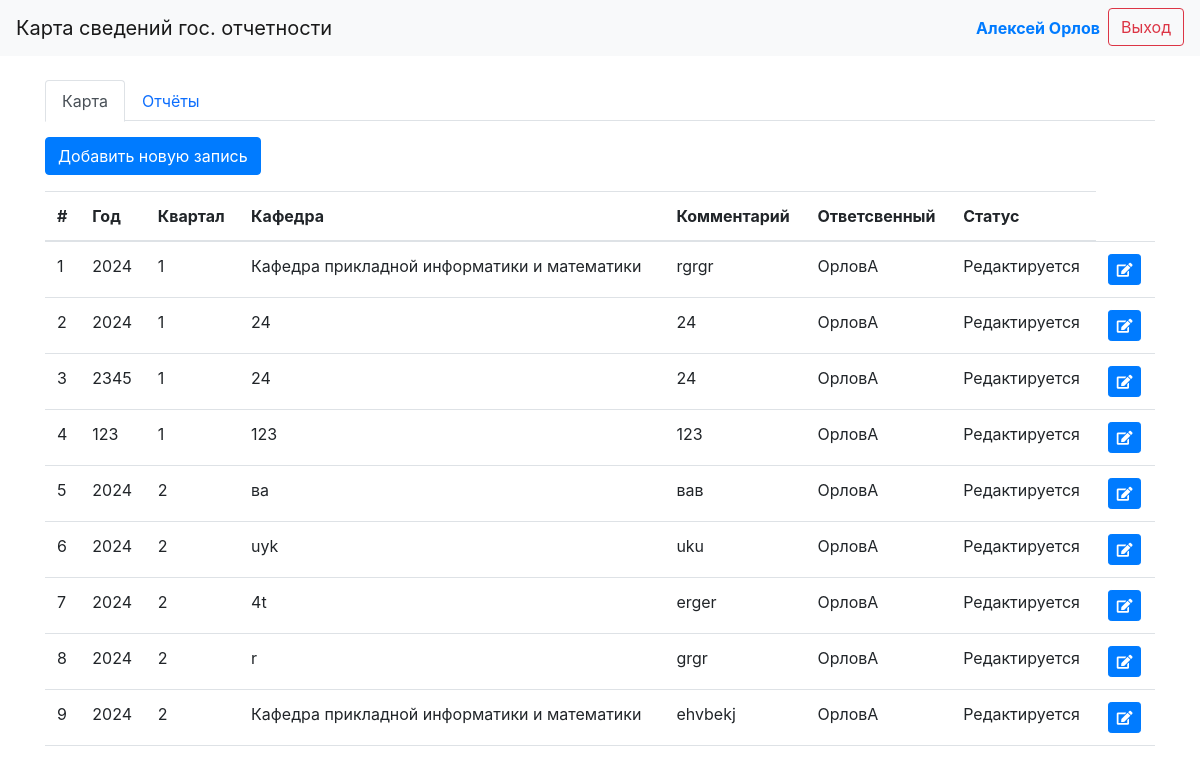
The app's page /home/ (signed in), older data.
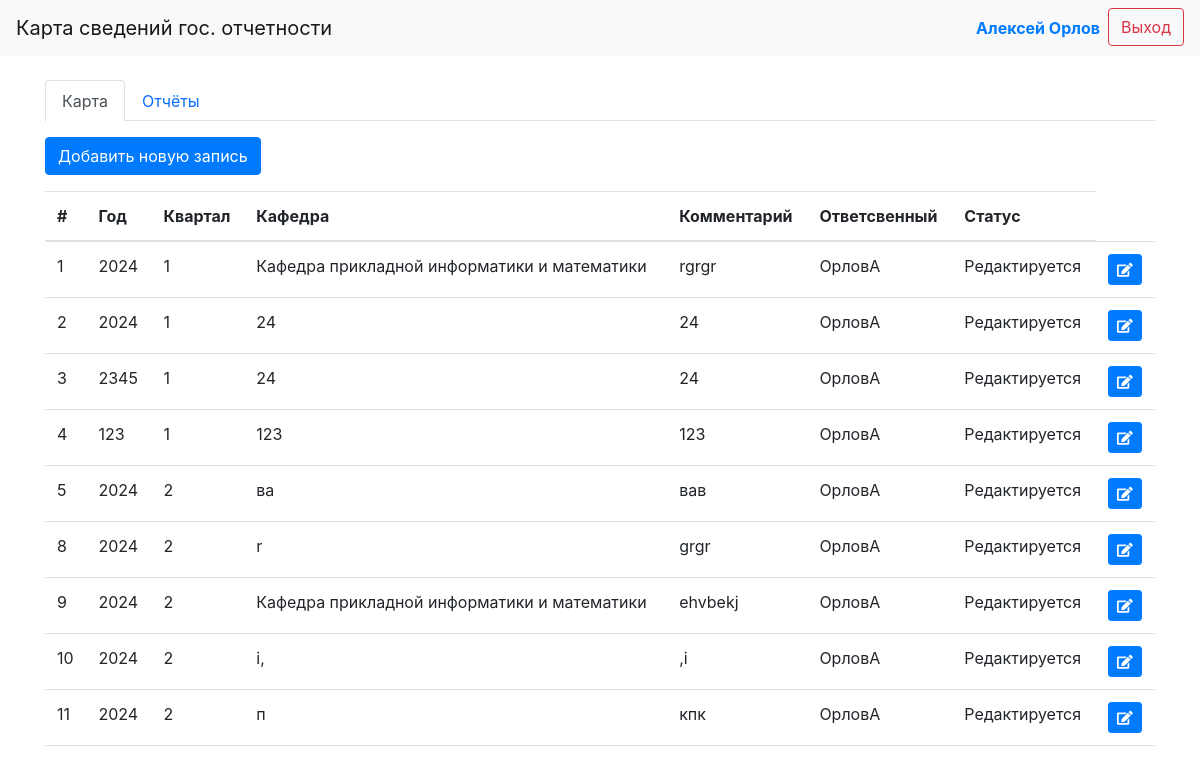
The same page, newer data.
### gos_map/models.py (models this page shows, shortened)
class Map(models.Model):
    year = models.IntegerField(verbose_name="Год")
    quarter = models.CharField(max_length=1,choices=[("1","1"),("2","2"),("3","3"),("4","4")],verbose_name="Квартал")
    department = models.CharField(max_length=100,verbose_name="Кафедра")
    comment = models.TextField(verbose_name="Комментарий",blank=True)
    responsible = models.ForeignKey(UserManager,on_delete=models.SET_NULL,verbose_name="Ответсвенный",null=True)
    status = models.CharField(max_length=20,choices=[("E","Редактируется"),("с","Завершено")],default="Редактируется",verbose_name="Статус")
    class Meta:
        verbose_name="Карты"
        verbose_name_plural='Карты'

class UserManager(models.Model):
    login=models.CharField(max_length=100,verbose_name="Логин")
    password = models.CharField(max_length=100,verbose_name='Пароль')
    full_name = models.CharField(max_length=100,verbose_name="ФИО",blank = True)
    position = models.CharField(max_length=100,choices=[("НО","Научный отдел"),("ЗДпоНР","Заместитель декана по научной работе"),("ЗК","Заведующий кафедрой")],verbose_name="Должность",blank = True)
    faculty = models.CharField(max_length=100,verbose_name="Факультет",blank = True)
    department = models.CharField(max_length=100,verbose_name="Кафедра",blank = True)
    last_login = models.DateTimeField(auto_now=True)
    def get_user_id(id):
        try:
            return UserManager.objects.get(pk=id)
        except:
            return False
    def get_position_id(id):
        try:
            return UserManager.objects.get(pk=id).position
        except:
            return False
    def __str__(self):
            return self.login

### gos_map/views/views.py (the view, shortened to what this page needs)
# urls.py: path('home/', HomeView.as_view(), name='home'),
class HomeView(View):
    template_name = 'home.html'
    def get(self, request):
        user_full_name = request.session.get('user_full_name')
        position = UserManager.get_position_id(request.session.get("user_id"))
        if  position =="НО":
            maps= Map.objects.all ()
        else:
            maps = Map.objects.filter(responsible=UserManager.get_user_id(request.session.get("user_id")))
        context = {
            'user_full_name': user_full_name,
            'user_id':UserManager.get_user_id(request.session.get("user_id")),
            'user_posistion':UserManager.get_user_id(request.session.get("user_id")).position,
            'maps': maps,
            'mapform':MapForms(),
            'type_publications':TypePublications.objects.all()
        }
        return render(request, self.template_name, context)

### gos_map/templates/home.html (shortened to what this page needs)
{% extends "base.html" %}
{% block content %}
    <div class="container mt-4">
        <ul class="nav nav-tabs" id="myTab" role="tablist">
            <li class="nav-item" role="presentation">
                <button class="nav-link active" id="records-tab" data-bs-toggle="tab" data-bs-target="#records" type="button" role="tab" aria-controls="records" aria-selected="true">Карта</button>
            </li>
            <li class="nav-item" role="presentation">
                <button class="nav-link" id="another-records-tab" data-bs-toggle="tab" data-bs-target="#otchet" type="button" role="tab" aria-controls="another-records" aria-selected="false">Отчёты</button>
            </li>
        </ul>
        <div class="tab-content">
            <div class="tab-pane fade show active" id="records" role="tabpanel" aria-labelledby="records-tab">
                <button type="button" class="btn btn-primary mt-3" data-bs-toggle="modal" data-bs-target="#addMapModal">
                    Добавить новую запись
                </button>
                <table id="mapTable" class="table mt-3">
                    <thead>
                        <tr>
                            <th>#</th>
                            <th>Год</th>
                            <th>Квартал</th>
                            <th>Кафедра</th>
                            <th>Комментарий</th>
                            <th>Ответсвенный</th>
                            <th>Статус</th>
                        </tr>
                    </thead>
                    <tbody>
                        {% for map in maps %}
                            <tr>
                                <td>{{ map.id }}</td>
                                <td>{{ map.year }}</td>
                                <td>{{ map.quarter }}</td>
                                <td>{{ map.department }}</td>
                                <td>{{ map.comment }}</td>
                                <td>{{ map.responsible }}</td>
                                <td>{{ map.get_status_display}}</td>
                                <td> <a href="{% url 'map_details' map.id %}" class="btn btn-primary btn-sm"><i class="fas fa-edit"></i></a></td>
                            </tr>
                        {% endfor %}
                    </tbody>
                </table>
            </div>
        </div>
    </div>
    {% endblock  %}

Row changes from the older to the newer data that the page shows:
no longer on this page (row edited): Map: id "6", year "2024", quarter "2", department "uyk", comment "uku", responsible "ОрловА", status "Редактируется"
no longer on this page (row edited): Map: id "7", year "2024", quarter "2", department "4t", comment "erger", responsible "ОрловА", status "Редактируется"
added Map: id "10", year "2024", quarter "2", department "i,", comment ",i", responsible "ОрловА", status "Редактируется"
added Map: id "11", year "2024", quarter "2", department "п", comment "кпк", responsible "ОрловА", status "Редактируется"
